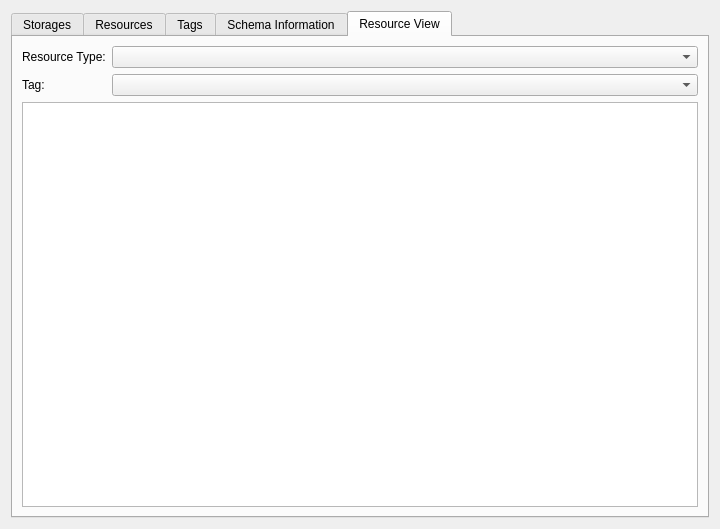
<?xml version="1.0" encoding="UTF-8"?>
<ui version="4.0">
 <author>
    SPDX-FileCopyrightText: none
    SPDX-License-Identifier: GPL-3.0-or-later
  </author>
 <class>WdgDbExplorer</class>
 <widget class="QWidget" name="WdgDbExplorer">
  <property name="minimumSize">
   <size>
    <width>720</width>
    <height>0</height>
   </size>
  </property>
  <layout class="QGridLayout" name="gridLayout">
   <item row="0" column="1">
    <widget class="QTabWidget" name="tabWidget">
     <property name="currentIndex">
      <number>4</number>
     </property>
     <widget class="QWidget" name="tabStorages">
      <attribute name="title">
       <string>Storages</string>
      </attribute>
      <layout class="QVBoxLayout" name="verticalLayout">
       <item>
        <widget class="QTableView" name="tableStorages">
         <attribute name="horizontalHeaderStretchLastSection">
          <bool>true</bool>
         </attribute>
        </widget>
       </item>
      </layout>
     </widget>
     <widget class="QWidget" name="tabResources">
      <attribute name="title">
       <string>Resources</string>
      </attribute>
      <layout class="QFormLayout" name="formLayout_4">
       <item row="0" column="0">
        <widget class="QLabel" name="label">
         <property name="text">
          <string>Resource Type</string>
         </property>
        </widget>
       </item>
       <item row="0" column="1">
        <widget class="QComboBox" name="cmbResourceTypes"/>
       </item>
       <item row="1" column="0" colspan="2">
        <widget class="QTableView" name="tableResources">
         <attribute name="horizontalHeaderStretchLastSection">
          <bool>true</bool>
         </attribute>
        </widget>
       </item>
       <item row="2" column="0" colspan="2">
        <widget class="QWidget" name="wdgResourceData" native="true">
         <layout class="QHBoxLayout" name="horizontalLayout">
          <property name="leftMargin">
           <number>0</number>
          </property>
          <property name="topMargin">
           <number>0</number>
          </property>
          <property name="rightMargin">
           <number>0</number>
          </property>
          <property name="bottomMargin">
           <number>0</number>
          </property>
          <item>
           <widget class="QGroupBox" name="groupBox_2">
            <property name="title">
             <string>Thumbnail</string>
            </property>
            <layout class="QVBoxLayout" name="verticalLayout_2">
             <item>
              <widget class="QLabel" name="lblThumbnail">
               <property name="sizePolicy">
                <sizepolicy hsizetype="Fixed" vsizetype="Fixed">
                 <horstretch>0</horstretch>
                 <verstretch>0</verstretch>
                </sizepolicy>
               </property>
               <property name="minimumSize">
                <size>
                 <width>100</width>
                 <height>100</height>
                </size>
               </property>
               <property name="maximumSize">
                <size>
                 <width>100</width>
                 <height>100</height>
                </size>
               </property>
               <property name="frameShape">
                <enum>QFrame::StyledPanel</enum>
               </property>
               <property name="alignment">
                <set>Qt::AlignCenter</set>
               </property>
              </widget>
             </item>
             <item>
              <spacer name="verticalSpacer">
               <property name="orientation">
                <enum>Qt::Vertical</enum>
               </property>
              </spacer>
             </item>
            </layout>
           </widget>
          </item>
          <item>
           <widget class="QGroupBox" name="groupBox">
            <property name="title">
             <string>Versions</string>
            </property>
            <layout class="QVBoxLayout" name="verticalLayout_6">
             <item>
              <widget class="QTableView" name="tableVersions">
               <attribute name="horizontalHeaderStretchLastSection">
                <bool>true</bool>
               </attribute>
              </widget>
             </item>
            </layout>
           </widget>
          </item>
         </layout>
        </widget>
       </item>
      </layout>
     </widget>
     <widget class="QWidget" name="tabTags">
      <attribute name="title">
       <string>Tags</string>
      </attribute>
      <layout class="QVBoxLayout" name="verticalLayout_4">
       <item>
        <widget class="QTableView" name="tableTags">
         <attribute name="horizontalHeaderStretchLastSection">
          <bool>true</bool>
         </attribute>
        </widget>
       </item>
       <item>
        <widget class="QTableView" name="tableTaggedResources">
         <attribute name="horizontalHeaderStretchLastSection">
          <bool>true</bool>
         </attribute>
        </widget>
       </item>
      </layout>
     </widget>
     <widget class="QWidget" name="tabSchema">
      <attribute name="title">
       <string>Schema Information</string>
      </attribute>
      <layout class="QVBoxLayout" name="verticalLayout_5">
       <item>
        <widget class="QGroupBox" name="groupBox_3">
         <property name="title">
          <string>Initialization</string>
         </property>
         <layout class="QFormLayout" name="formLayout_2">
          <item row="0" column="0">
           <widget class="QLabel" name="label_4">
            <property name="text">
             <string>Database version:</string>
            </property>
           </widget>
          </item>
          <item row="0" column="1">
           <widget class="QLabel" name="lblDatabaseVersion">
            <property name="text">
             <string>TextLabel</string>
            </property>
           </widget>
          </item>
          <item row="1" column="0">
           <widget class="QLabel" name="label_5">
            <property name="text">
             <string>Krimble version:</string>
            </property>
           </widget>
          </item>
          <item row="1" column="1">
           <widget class="QLabel" name="lblKritaVersion">
            <property name="text">
             <string>TextLabel</string>
            </property>
           </widget>
          </item>
          <item row="2" column="0">
           <widget class="QLabel" name="label_6">
            <property name="text">
             <string>Created:</string>
            </property>
           </widget>
          </item>
          <item row="2" column="1">
           <widget class="QLabel" name="lblCreationDate">
            <property name="text">
             <string>TextLabel</string>
            </property>
           </widget>
          </item>
         </layout>
        </widget>
       </item>
       <item>
        <widget class="QGroupBox" name="grpSchema">
         <property name="title">
          <string>Schema upgrades</string>
         </property>
         <layout class="QVBoxLayout" name="verticalLayout_3">
          <item>
           <widget class="QTableView" name="tableSchema"/>
          </item>
         </layout>
        </widget>
       </item>
      </layout>
     </widget>
     <widget class="QWidget" name="tabResourceView">
      <attribute name="title">
       <string>Resource View</string>
      </attribute>
      <layout class="QFormLayout" name="formLayout_3">
       <item row="0" column="0">
        <widget class="QLabel" name="label_7">
         <property name="text">
          <string>Resource Type:</string>
         </property>
        </widget>
       </item>
       <item row="0" column="1">
        <widget class="KComboBox" name="cmbRvResourceTypes"/>
       </item>
       <item row="1" column="0">
        <widget class="QLabel" name="label_8">
         <property name="text">
          <string>Tag:</string>
         </property>
        </widget>
       </item>
       <item row="1" column="1">
        <widget class="QComboBox" name="cmbRvTags"/>
       </item>
       <item row="2" column="0" colspan="2">
        <widget class="KisResourceItemListView" name="resourceItemView"/>
       </item>
      </layout>
     </widget>
    </widget>
   </item>
  </layout>
 </widget>
 <customwidgets>
  <customwidget>
   <class>KComboBox</class>
   <extends>QComboBox</extends>
   <header location="global">kcombobox.h</header>
  </customwidget>
  <customwidget>
   <class>KisResourceItemListView</class>
   <extends>QListView</extends>
   <header location="global">KisResourceItemListView.h</header>
  </customwidget>
 </customwidgets>
 <resources/>
 <connections/>
</ui>
